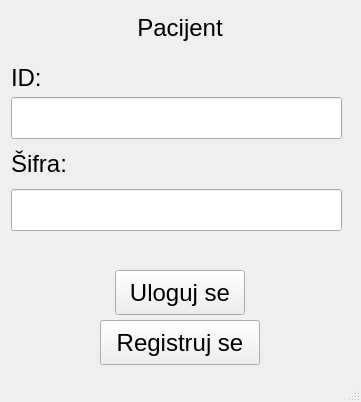
<?xml version="1.0" encoding="UTF-8"?>
<ui version="4.0">
 <class>PacijentLoginWindow</class>
 <widget class="QMainWindow" name="PacijentLoginWindow">
  <property name="geometry">
   <rect>
    <x>0</x>
    <y>0</y>
    <width>361</width>
    <height>402</height>
   </rect>
  </property>
  <property name="windowTitle">
   <string>Ambulanta</string>
  </property>
  <widget class="QWidget" name="centralwidget">
   <widget class="QLabel" name="pacijentLoginSIfra">
    <property name="geometry">
     <rect>
      <x>11</x>
      <y>146</y>
      <width>72</width>
      <height>36</height>
     </rect>
    </property>
    <property name="font">
     <font>
      <pointsize>18</pointsize>
     </font>
    </property>
    <property name="text">
     <string>Šifra:</string>
    </property>
   </widget>
   <widget class="QLabel" name="pacijentLoginLabel">
    <property name="geometry">
     <rect>
      <x>130</x>
      <y>10</y>
      <width>100</width>
      <height>36</height>
     </rect>
    </property>
    <property name="font">
     <font>
      <pointsize>18</pointsize>
     </font>
    </property>
    <property name="text">
     <string>Pacijent</string>
    </property>
    <property name="alignment">
     <set>Qt::AlignCenter</set>
    </property>
   </widget>
   <widget class="QPushButton" name="pacijent_login">
    <property name="geometry">
     <rect>
      <x>115</x>
      <y>270</y>
      <width>130</width>
      <height>45</height>
     </rect>
    </property>
    <property name="font">
     <font>
      <pointsize>18</pointsize>
     </font>
    </property>
    <property name="text">
     <string>Uloguj se</string>
    </property>
   </widget>
   <widget class="QPushButton" name="pacijent_registruj">
    <property name="geometry">
     <rect>
      <x>100</x>
      <y>320</y>
      <width>160</width>
      <height>45</height>
     </rect>
    </property>
    <property name="font">
     <font>
      <pointsize>18</pointsize>
     </font>
    </property>
    <property name="text">
     <string>Registruj se</string>
    </property>
   </widget>
   <widget class="QLineEdit" name="id_pacijent_login">
    <property name="geometry">
     <rect>
      <x>11</x>
      <y>97</y>
      <width>331</width>
      <height>42</height>
     </rect>
    </property>
    <property name="font">
     <font>
      <pointsize>18</pointsize>
     </font>
    </property>
   </widget>
   <widget class="QLabel" name="pacijentLoginIme">
    <property name="geometry">
     <rect>
      <x>11</x>
      <y>60</y>
      <width>42</width>
      <height>36</height>
     </rect>
    </property>
    <property name="font">
     <font>
      <pointsize>18</pointsize>
     </font>
    </property>
    <property name="text">
     <string>ID:</string>
    </property>
   </widget>
   <widget class="QLineEdit" name="sifra_pacijent_login">
    <property name="geometry">
     <rect>
      <x>11</x>
      <y>189</y>
      <width>331</width>
      <height>42</height>
     </rect>
    </property>
    <property name="font">
     <font>
      <pointsize>18</pointsize>
     </font>
    </property>
   </widget>
   <widget class="QLabel" name="pacijent_login_greska">
    <property name="geometry">
     <rect>
      <x>20</x>
      <y>240</y>
      <width>281</width>
      <height>21</height>
     </rect>
    </property>
    <property name="font">
     <font>
      <pointsize>10</pointsize>
     </font>
    </property>
    <property name="text">
     <string/>
    </property>
   </widget>
  </widget>
  <widget class="QStatusBar" name="statusbar"/>
 </widget>
 <resources/>
 <connections/>
</ui>
